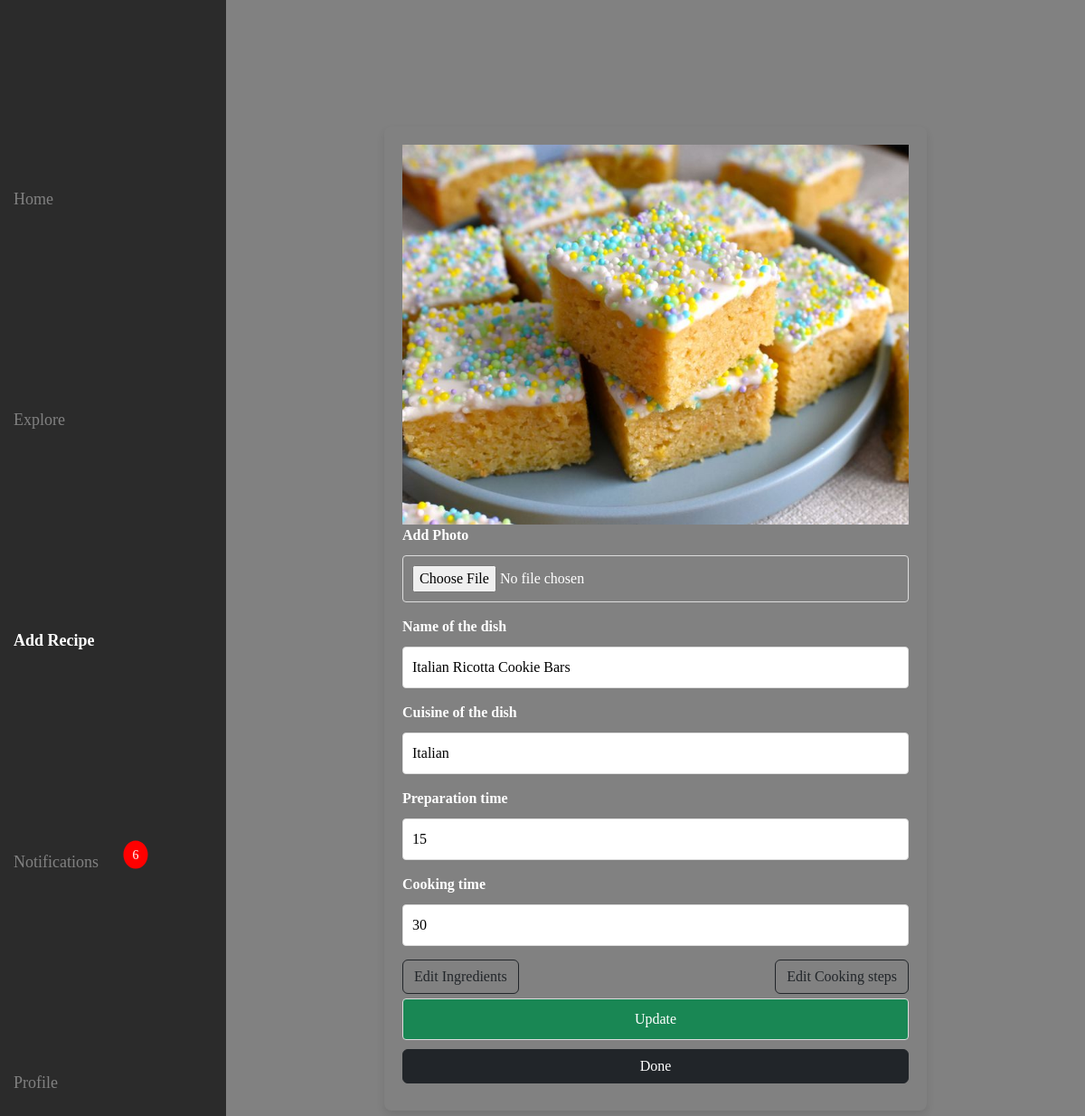
Page /edit/6 (signed in) on the committed database.
### app/models.py (models this page shows)
class Dish(models.Model):
    user=models.ForeignKey(User,on_delete=models.CASCADE)
    name=models.TextField()
    img=models.FileField()
    cuisine=models.TextField()
    prep=models.IntegerField()
    cook=models.IntegerField()
    likes=models.IntegerField()

### app/views.py (the view)
# urls.py: path('edit/<pid>',views.edit,name='edit'),
def edit(req,pid):
    if 'user' in req.session:
        if req.method=='POST':
            name=req.POST['name']
            img=req.FILES.get('img')
            cuisine=req.POST['cuisine']
            prep=req.POST['prep']
            cook=req.POST['cook']
            if img:
                Dish.objects.filter(pk=pid).update(name=name,cuisine=cuisine,prep=prep,cook=cook)
                data=Dish.objects.get(pk=pid)
                url=data.img.url
                og_path=url.split('/')[-1]
                os.remove('media/'+og_path)
                data.img=img
                data.save()
            else:
                Dish.objects.filter(pk=pid).update(name=name,cuisine=cuisine,prep=prep,cook=cook)
            return redirect('edit',pid=pid)
        else:
            data=Dish.objects.get(pk=pid)
            unread_count = Notification.objects.filter(user=User.objects.get(username=req.session['user']), read=False).count()
            return render(req,'edit.html',{'data':data,'unread_count':unread_count})
    else:
        return redirect(shop_login)

### templates/edit.html (shortened to what this page needs)
<!DOCTYPE html>
<html lang="en">
<head>
    {% load static %}
    <link rel="stylesheet" href="https://cdnjs.cloudflare.com/ajax/libs/font-awesome/6.7.2/css/all.min.css"
 />
    <link href="https://cdn.jsdelivr.net/npm/bootstrap@5.3.3/dist/css/bootstrap.min.css" rel="stylesheet">
    <link rel="stylesheet" href="{% static 'css/style.css' %}">
</head>
<body>
    <div id="sidebar" class="sidebar">
        <a href="../userHome"><span>Home</span></a>
        <a href="../explore"><span>Explore</span></a>
        <a href="../addRecipe" class="active"><span>Add Recipe</span></a>
        <div class="notification">
            <a href="../notifications"><span>Notifications</span></a>
            {% if unread_count > 0 %}
            <span class="notification-badge">{{ unread_count }}</span>
            {% endif %}
        </div>
        <a href="../profile"><span>Profile</span></a>
    </div>
    <div class="container-fluid main">
        <div class="row addRecForm">
            <div class="edit addRec">
                <form action="" method="post" enctype="multipart/form-data">
                    <div class="form-container">
                        <img src="{{data.img.url}}" alt="" width="100%">
                        <div class="form-group">
                            <label for="img">Add Photo</label>
                            <input type="file" name="img" id="img">
                        </div>
                        <div class="form-group">
                            <label for="name">Name of the dish</label>
                            <input type="text" name="name" id="name" value="{{data.name}}">
                        </div>
                        <div class="form-group">
                            <label for="cuisine">Cuisine of the dish</label>
                            <input type="text" name="cuisine" id="cuisine" value="{{data.cuisine}}">
                        </div>
                        <div class="form-group">
                            <label for="prep">Preparation time</label>
                            <input type="number" name="prep" id="prep" value="{{data.prep}}">
                        </div>
                        <div class="form-group">
                            <label for="cook">Cooking time</label>
                            <input type="number" name="cook" id="cook" value="{{data.cook}}">
                        </div>
                        <div class="space">
                            <a href="../ingredients/{{data.pk}}" class="btn btn-outline-dark">Edit Ingredients</a>
                            <a href="../cooking/{{data.pk}}" class="btn btn-outline-dark">Edit Cooking steps</a>
                        </div>
                        <input type="submit" class="btn btn-success" value="Update">
                        <a href="../userHome" class="btn btn-dark userDone">Done</a>
                    </div>
                </form>
            </div>
        </div>
    </div>
</body>
</html>

### static/css/style.css (style rules this page uses)
body { background-color: #818181; color: white; font-family: 'Rokkitt'; }
.sidebar { height: 100%; width: 250px; position: fixed; top: 0; left: 0; background-color: #111111c1; transition: 0.3s; z-index: 10; display: flex; flex-direction: column; justify-content:space-evenly; }
.sidebar a { padding: 10px 15px; text-decoration: none; font-size: 18px; color: #818181; display: block; transition: 0.3s; }
.sidebar .active { color: white; font-weight: 700; }
.addRec { padding: 0; }
.addRec form { margin: 0; }
.addRec .form-container { width: 100%; max-width: 600px; margin: 100px auto; padding: 20px; border-radius: 8px; box-shadow: 0 5px 10px rgba(0, 0, 0, 0.1); }
.addRec .form-group { margin-bottom: 15px; }
.addRec .userDone { width: 100%; margin: 10px 0; }
.addRec label { display: block; color: white; margin-bottom: 5px; font-weight: bold; }
.addRec input[type="text"], .addRec input[type="file"], .addRec input[type="number"], .addRec input[type="submit"] { width: 100%; padding: 10px; margin: 5px 0 0; border: 1px solid #ddd; border-radius: 4px; box-sizing: border-box; }
.addRecForm { padding: 40px; margin: 0; }
.edit .space { display: flex; justify-content: space-between; }
.main { padding: 0; padding-left: 250px; margin-bottom: 50px; }
.notification { position: relative; }
.notification-badge { background-color: red; color: white; border-radius: 50%; padding: 5px 10px; font-size: 14px; position: absolute; top: 15px; right: 100px; transform: translate(50%, -50%); z-index: 10; }
a { text-decoration: none; color: white; }
@media screen and (min-width: 501px) { .sidebar a span { display: none; } }
@media screen and (min-width: 501px) { .sidebar a span { display: inline; } }

### rows in the picture
Dish: img (picture), name "Italian Ricotta Cookie Bars", cuisine "Italian", prep "15", cook "30"

### other values in the picture
{{ unread_count }} "6"
